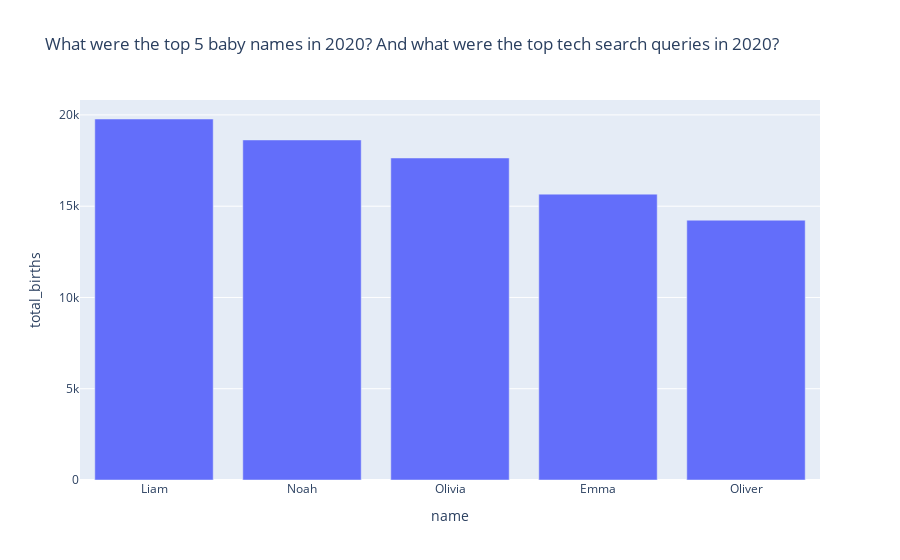

The cell this chart's notebook holds for it:
### Markdown cell above
## 8. Test It

### Code cell
# Simple query
result = await analyse("What were the top 5 baby names in 2020? And what were the top tech search queries in 2020?", show_trace=True)

### Figure 1 — Plotly figure (JSON) as saved in the notebook; plotly's stock layout.template omitted (floating-point values rounded to 4 significant figures)
{"data": [{"hovertemplate": "name=%{x}<br>total_births=%{y}<extra></extra>", "legendgroup": "", "marker": {"color": "#636efa", "pattern": {"shape": ""}}, "name": "", "orientation": "v", "showlegend": false, "textposition": "auto", "type": "bar", "x": ["Liam", "Noah", "Olivia", "Emma", "Oliver"], "xaxis": "x", "y": [19777, 18630, 17641, 15661, 14234], "yaxis": "y"}], "layout": {"barmode": "relative", "legend": {"tracegroupgap": 0}, "title": {"text": "What were the top 5 baby names in 2020? And what were the top tech search queries in 2020?"}, "xaxis": {"anchor": "y", "domain": [0, 1], "title": {"text": "name"}}, "yaxis": {"anchor": "x", "domain": [0, 1], "title": {"text": "total_births"}}}}
